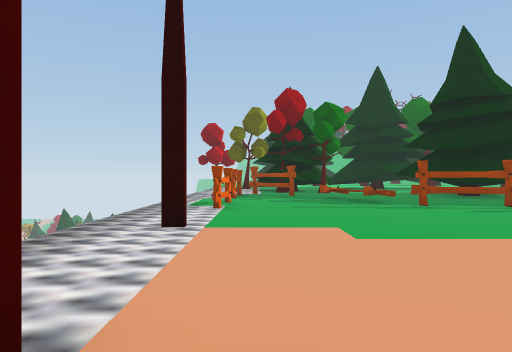
view 1 (above)

24 first-person views from a walk through a scene from a Unity 3-D project. The camera is 1.5 m above the floor, looks level and sees 70° across. The floor is counted in squares, 2 m on a side. Each view is taken from the middle of a square. On the plan, view 1 faces up. The plan holds only what a view shows up to about 11 squares ahead; the rest is blank. The place goes on beyond the plan. The player is left out. Some surface patterns are stand-ins.

view 2
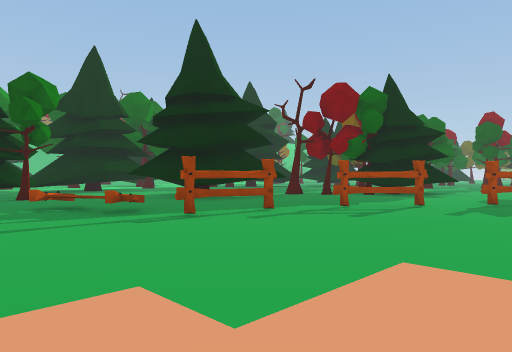

view 3
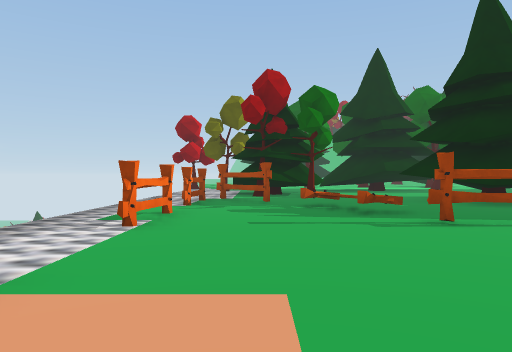

view 4
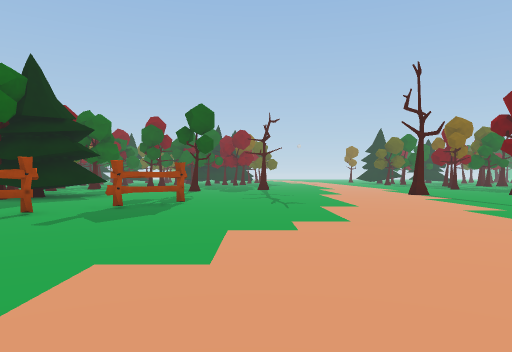

view 5
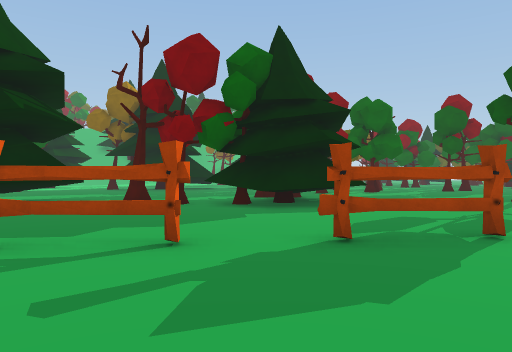

view 6
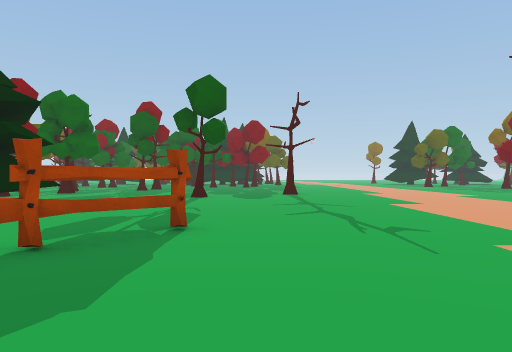

view 7
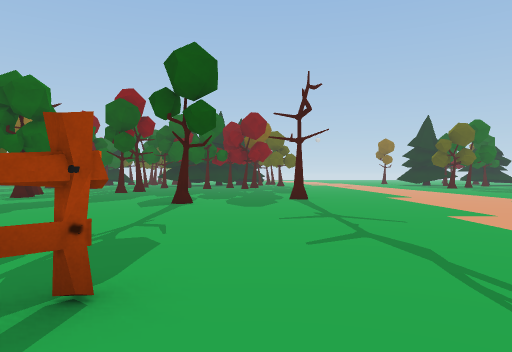

view 8
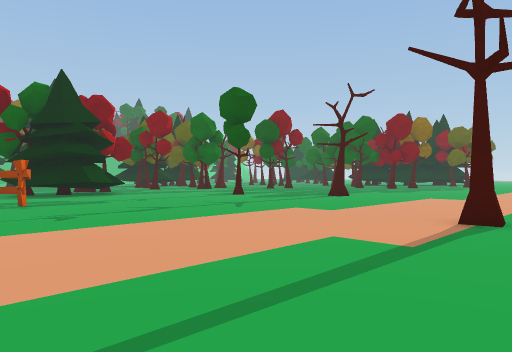

view 9
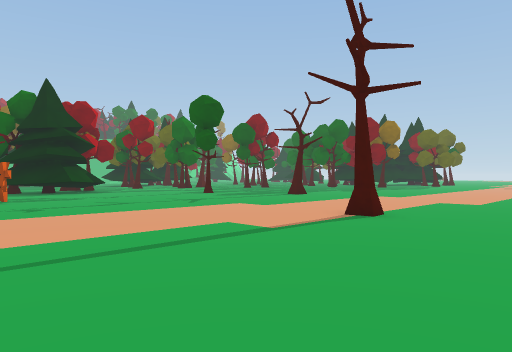

view 10
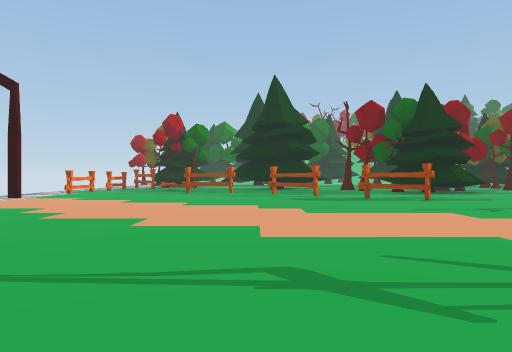

view 11
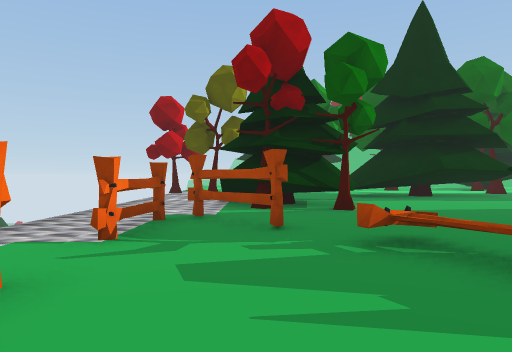

view 12
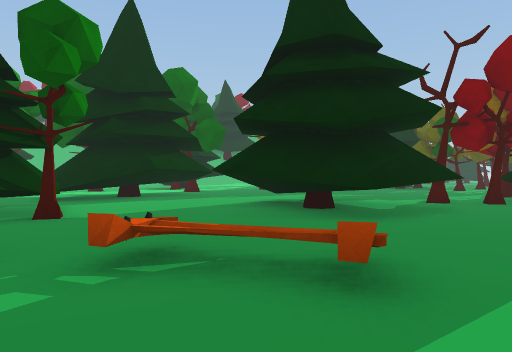

view 13
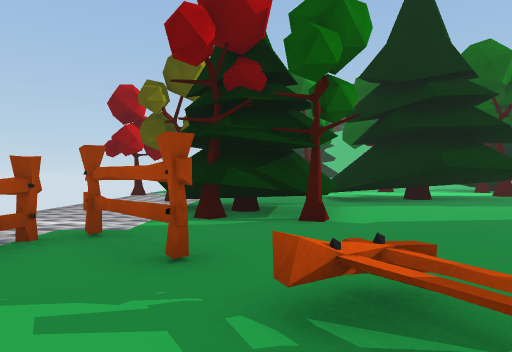

view 14
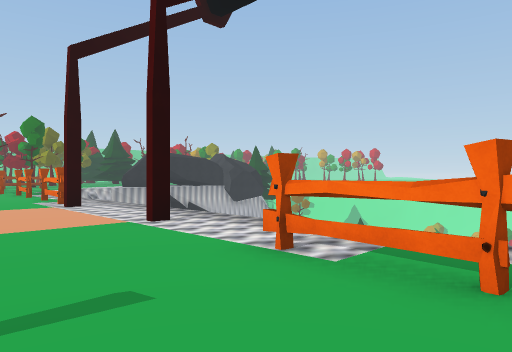

view 15
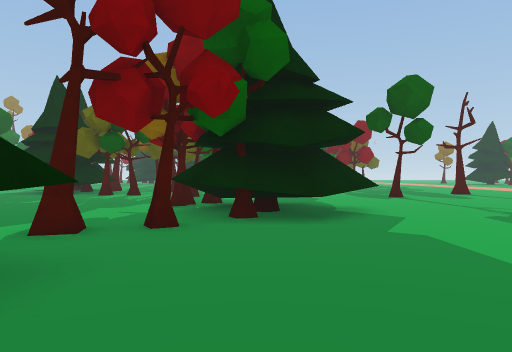

view 16
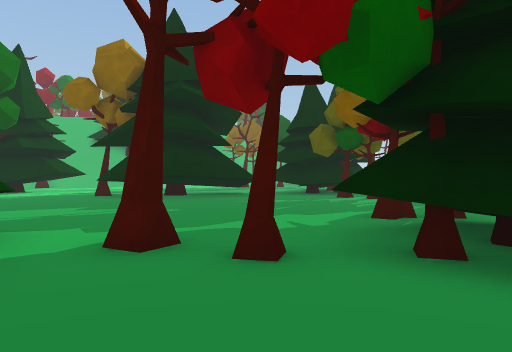

view 17
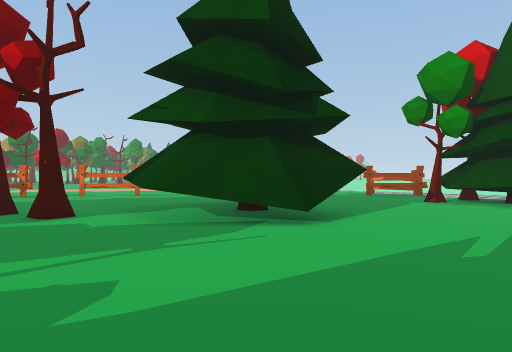

view 18
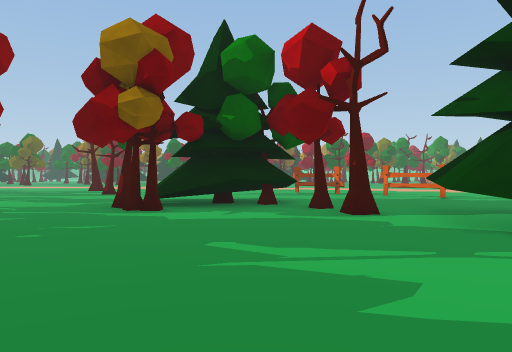

view 19
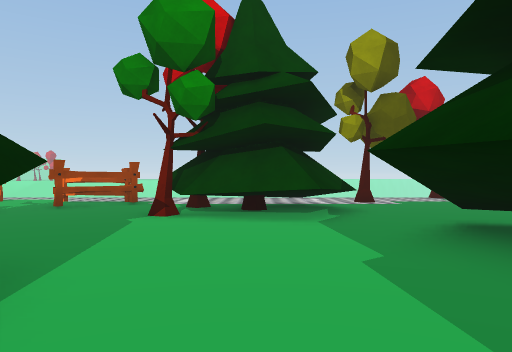

view 20
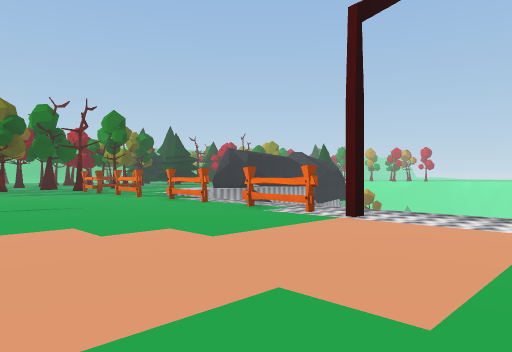

view 21
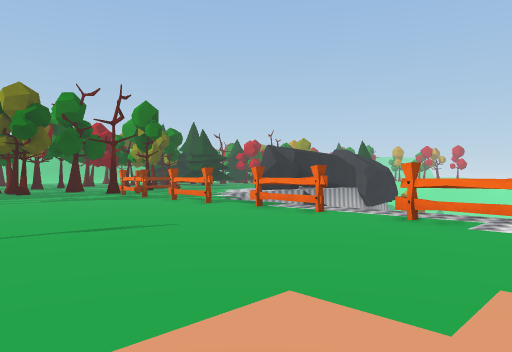

view 22
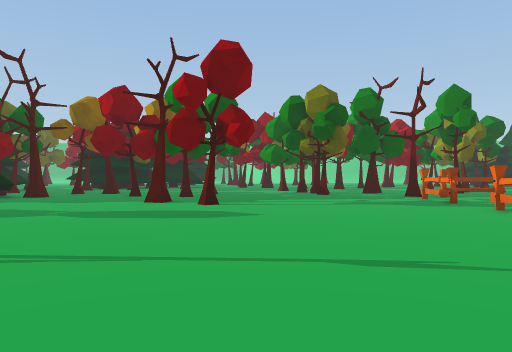

view 23
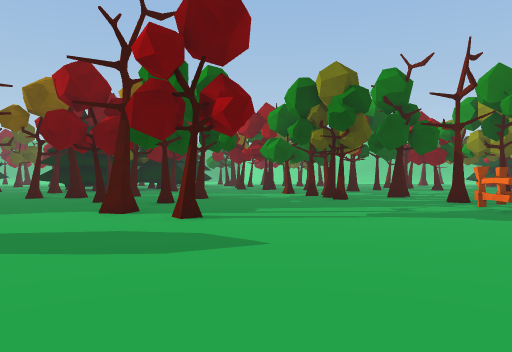

view 24
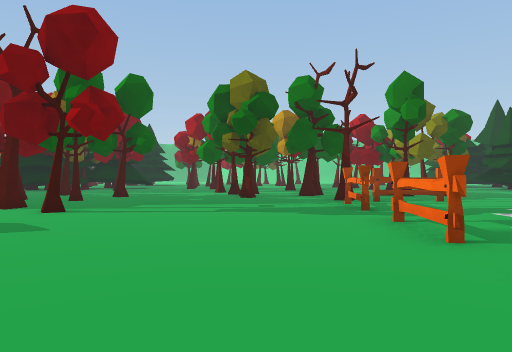

### Floor plan
Key: @ floor where view 1 was taken; # wall or solid block; . floor; / step, stairs or slope; = window, fence, low wall or low ledge; ^ raised ledge; v drop or lower ground; O other object.
Columns run from 4 left of view 1 to 22 right of it. Each row starts with its distance up from view 1.
 20    .. =..####  ....
 19  v../ ##^..........
 18  v..^###..............
 17   ..^###...............
 16  v...#^#...###^.........
 15  v..O..... ####^.........
 14  v.OOO.... ####^.........
 13  v.O.O....#####.#........
 12  v.O..OO...^###.....##..
 11  v.....OO........^####...
 10  v.O...O.........^##  ....
  9  v.O....OOO......^##  ....
  8  v.O........O.....^#^.....
  7  v..........OO............
  6  v........................
  5  v.#...........OO.......#.
  4  v..............O.........
  3  v........................
  2  v.#......................
  1  v........................
  0  v.O@.....................
 -1  v.O......................
 -2  v.O.......................
 -3  v.........................
 -4  v.O.................#.....
 -5  v.O.......................
 -6  v........... .............
 -7   .O.........  ........
 -8  v.O........... ..
 -9  ..O...........
-10 ...............
-11 ...O.....#......
-12 ...O.......#....
-13 ...O...........
-14 ==#.............
-15    .......   ...

Positions as (right, up) in squares from view 1, and headings:
1: (0, 0), facing up
2: (0, 3), facing up-right
3: (1, 3), facing up
4: (2, 2), facing right
5: (7, 3), facing up-right
6: (7, 3), facing right
7: (10, 3), facing right
8: (10, -6), facing up-right
9: (10, -8), facing up-right
10: (7, -7), facing up
11: (1, 8), facing up
12: (1, 9), facing up-right
13: (2, 10), facing up
14: (2, 11), facing down-left
15: (7, 10), facing right
16: (10, 9), facing up-right
17: (14, 20), facing down-left
18: (14, 20), facing down
19: (10, 18), facing left
20: (5, 5), facing down-left
21: (5, 1), facing down-left
22: (4, -1), facing down
23: (4, -4), facing down
24: (1, -3), facing down
